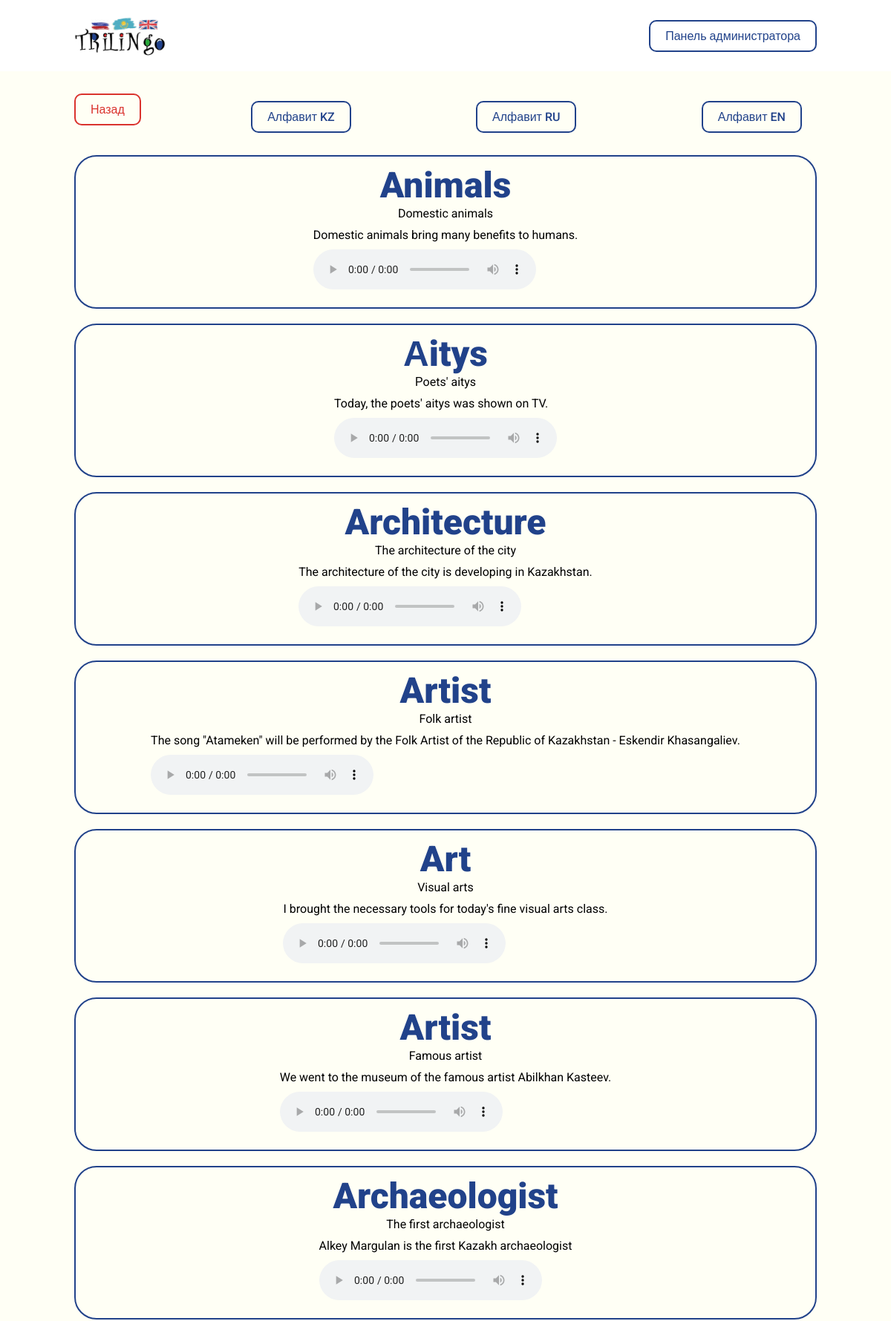
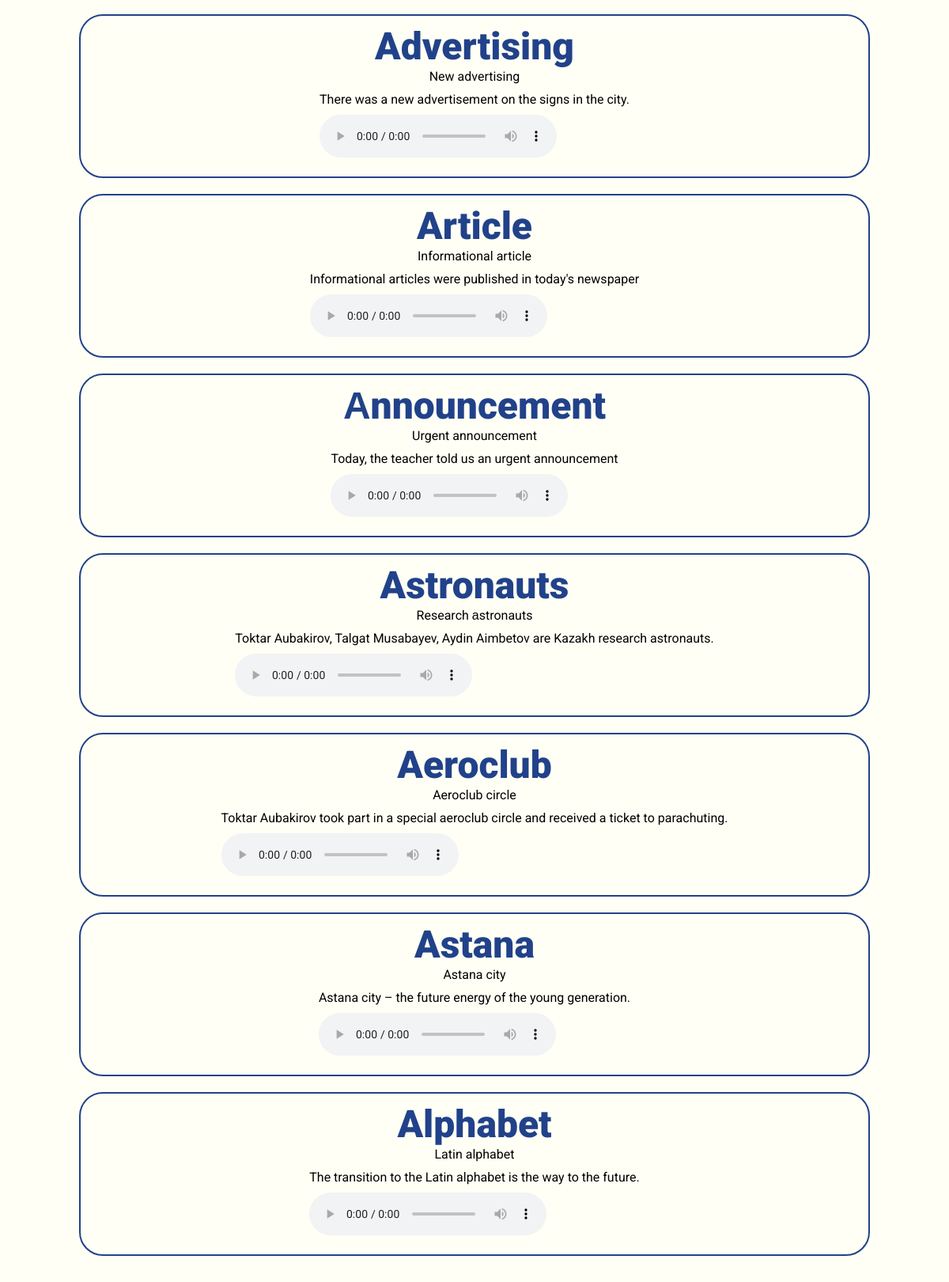
Page /filter/alphabet/en/a/ (upper part) on the committed database (2 pictures, top to bottom).
### trilingo_app/models.py (models this page shows, shortened)
class WordInEn(models.Model):
    alphabet = models.ForeignKey(EnglishAlphabet, on_delete=models.CASCADE, verbose_name="Буква на английском")
    word = models.CharField("Название слова", max_length=90)
    transcript = models.CharField("Транскрипт (необязательное поле)", max_length=160, null=True, blank=True)
    subword = models.CharField("Дополнительно", max_length=160)
    description = models.TextField("Описание")
    voice = models.FileField("Произношение", upload_to="voices/en/")
    class Meta:
        verbose_name = "Слово на английском"
        verbose_name_plural = "Слова на английском"

### trilingo_app/views.py (the view)
# urls.py: path('filter/alphabet/en/<slug:slug>/', views.filter_by_en_page, name='filter_by_en_page'),
def filter_by_en_page(request, slug):
    alphabet = get_object_or_404(EnglishAlphabet, slug=slug)
    words = WordInEn.objects.filter(alphabet=alphabet)
    context = {
        'alphabet': alphabet,
        'words': words
    }
    return render(request, "./words-by-en.html", context)

### trilingo_app/templates/words-by-en.html (shortened to what this page needs)
{% extends './base.html' %}
{% block content %}
<section class="block">
    <div class="container">
        <div class="d-flex align-items-center space-between" style="margin-bottom: 20px;">
            <a href="{% url 'home_page' %}" class="button-danger">Назад</a>
            <a href="{% url 'alphabets_kz_page' %}" class="button-primary">Алфавит KZ</a>
            <a href="{% url 'alphabets_ru_page' %}" class="button-primary">Алфавит RU</a>
            <a href="{% url 'alphabets_en_page' %}" class="button-primary">Алфавит EN</a>
        </div>
        <div class="theme-detail-row">
            {% for word in words %}
            <div class="theme-detail-col">
                <div class="letters-full-data">
                    <div class="letter-theme-detail">
                        <div class="letter">{{ word.word }}</div>
                        <div class="subletter">{{ word.subword }}</div>
                        <div class="description">{{ word.description }}</div>
                        <div class="audio">
                            <audio controls>
                                <source src="{{ word.voice.url }}" type="audio/mpeg" />
                            </audio>
                        </div>
                    </div>
                </div>
            </div>
            {% endfor %}
        </div>
    </div>
</section>
{% endblock %}

### trilingo_app/static/css/style.css (style rules this page uses)
* { padding: 0; margin: 0; box-sizing: border-box; font-family: "Roboto", sans-serif; }
html { scroll-behavior: smooth; }
.container { margin-left: 100px; margin-right: 100px; }
.d-flex { display: flex; }
.d-flex.align-items-center { align-items: center; }
.d-flex.space-between { justify-content: space-between; }
.button-primary { padding: 10px 20px; border: 2px solid #21428a; background-color: transparent; color: #21428a; text-decoration: none; border-radius: 10px; display: inline-block; font-weight: 500; transition: 0.3s ease-in-out; }
.button-danger { padding: 10px 20px; border: 2px solid #da332e; background-color: transparent; color: #da332e; text-decoration: none; border-radius: 10px; display: inline-block; font-weight: 500; transition: 0.3s ease-in-out; }
.block { background-color: #fffff5; padding: 30px 0; min-height: 100vh; }
.block .button-primary { margin-right: 20px; }
.block .button-danger { margin-bottom: 20px; }
.letter-image, .letter, .letter-item-img, .letter-item-text { display: block; }
.letter { color: #21428a; font-size: 48px; font-weight: 900; }
.letters-full-data { margin-bottom: 20px; border-radius: 30px; border: 2px solid #21428a; padding: 10px; display: flex; align-items: center; justify-content: space-around; }
.letter, .subletter { text-align: center }
.subletter { margin-bottom: 10px; }
.audio { margin: 10px 0; }

### rows in the picture
WordInEn: word "Animals", subword "Domestic animals", description "Domestic animals bring many benefits to humans."
WordInEn: word "Аitys", subword "Рoets' aitys", description "Today, the poets' aitys was shown on TV."
WordInEn: word "Architecture", subword "The architecture of the city", description "The architecture of the city is developing in Kazakhstan."
WordInEn: word "Artist", subword "Folk artist", description "The song \"Atameken\" will be performed by the Folk Artist of the Republic of Kazakhstan - Eskendir Khasangaliev."
WordInEn: word "Art", subword "Visual arts", description "I brought the necessary tools for today's fine visual arts class."
WordInEn: word "Artist", subword "Famous artist", description "We went to the museum of the famous artist Abilkhan Kasteev."
WordInEn: word "Archaeologist", subword "The first archaeologist", description "Alkey Margulan is the first Kazakh archaeologist"
WordInEn: word "Advertising", subword "New advertising", description "There was a new advertisement on the signs in the city."
WordInEn: word "Article", subword "Informational article", description "Informational articles were published in today's newspaper"
WordInEn: word "Аnnouncement", subword "Urgent announcement", description "Today, the teacher told us an urgent announcement"
WordInEn: word "Astronauts", subword "Research аstronauts", description "Toktar Aubakirov, Talgat Musabayev, Aydin Aimbetov are Kazakh research astronauts."
WordInEn: word "Aeroclub", subword "Aeroclub circle", description "Toktar Aubakirov took part in a special aeroclub circle and received a ticket to parachuting."
WordInEn: word "Astana", subword "Astana city", description "Astana city – the future energy of the young generation."
WordInEn: word "Alphabet", subword "Latin alphabet", description "The transition to the Latin alphabet is the way to the future."
